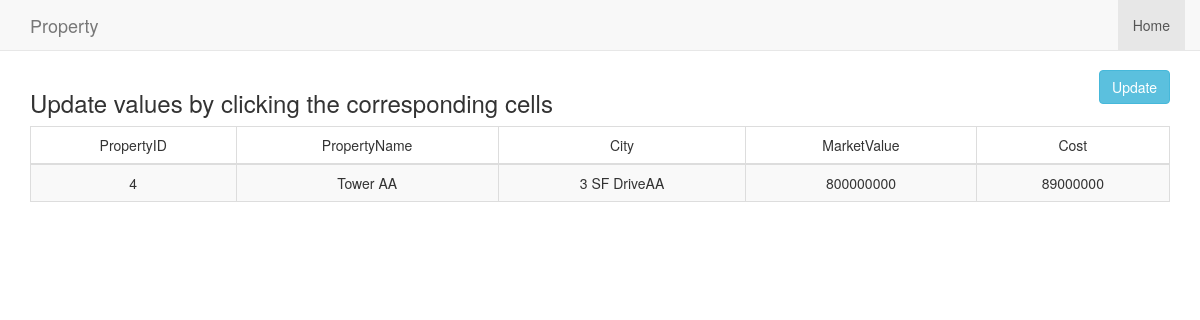
The app's page /task3_edit/4, older data.
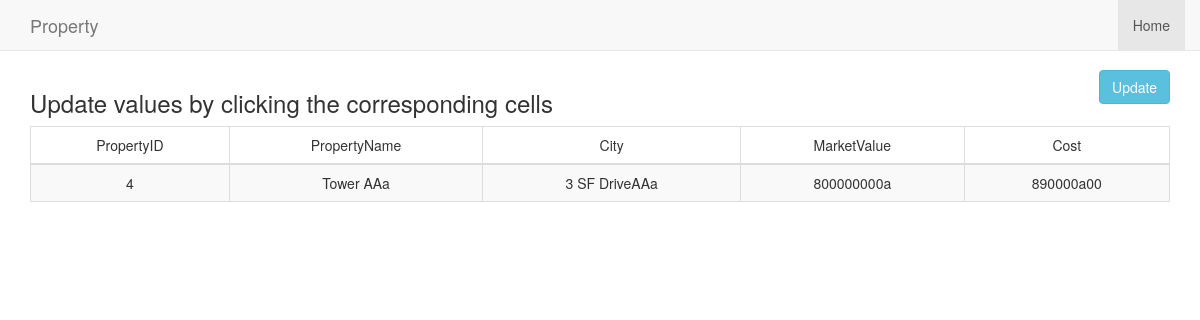
The same page, newer data.
### tables this page shows
CREATE TABLE `Property` (
	`PropertyID`	INTEGER NOT NULL PRIMARY KEY AUTOINCREMENT,
	`PropertyName`	TEXT,
	`City`	TEXT,
	`MarketValue`	NUMERIC,
	`Cost`	NUMERIC
);

### run.py (the view)
@app.route('/task3_edit/<string:id>', methods=['GET'])
def task3_edit(id):
	property_id = id
	try:
		con = sql.connect("Database.db")
		con.row_factory = sql.Row
		cur = con.cursor()
		cur.execute("SELECT * FROM Property WHERE PropertyID = ?", [property_id])
		Query1 = cur.fetchall();
	except Error as e:
		print(e)
	finally:
		return render_template("edit.html", Query1 = Query1, id = property_id)

### templates/edit.html (shortened to what this page needs)
<!doctype html>
<html>
<head>
   <link href="http://maxcdn.bootstrapcdn.com/bootstrap/3.3.5/css/bootstrap.min.css" rel="stylesheet"/>
   <body>
      <nav id="siteNav" class="navbar navbar-default navbar-fixed-top" role="navigation">
        <div class="container">
            <div class="navbar-header">
                <a class="navbar-brand" href="#">
                    Property
                </a>
            </div>
            <div class="collapse navbar-collapse" id="navbar">
                <ul class="nav navbar-nav navbar-right">
                    <li class = "active">
                        <a href="#">Home</a>
                    </li>
                </ul>
            </div>
        </div>
    </nav>
        <div class="container">
            <form method="post" novalidate="novalidate">
                    <div class="row">
                      <div class="col-sm-9">
                        <h3>Update values by clicking the corresponding cells</h3>
                      </div>
                        <div class="col-sm-3">
                           <div class="form-group">
                               <button type="submit" name="update1" id="update1" value="Update" class="btn btn-info pull-right" required="required">Update</button>
                           </div>
                        </div>
                    </div>
            </form>
        </div>
        <div class="container">
         <div class="container-fluid">
            <div class="row">
              <div class="col-6 align-self-center">
                  <table class = "table table-bordered table-striped text-center" border = 1>
                     <thead>
                        <td>PropertyID</td>
                        <td>PropertyName</td>
                        <td>City</td>
                        <td>MarketValue</td>
                        <td>Cost</td>
                     </thead>
                     {% for row in Query1 %}
                        <tr>
                           <td>{{row["PropertyID"]}}</td>
                           <td contenteditable="true" name="name" id="name">{{row["PropertyName"]}}</td>
                           <td contenteditable="true" name="city" id="city"> {{row["City"]}}</td>
                           <td contenteditable="true" name="value" id="value">{{row['MarketValue']}}</td>
                           <td contenteditable="true" name="cost" id="cost">{{row['Cost']}}</td>
                        </tr>
                     {% endfor %}
                  </table>
               </div>
            </div>
         </div>
      </div>
   </body>
</html>

Row changes from the older to the newer data that the page shows:
changed Property id 4: PropertyName "Tower AA" → "Tower AAa"; City "3 SF DriveAA" → "3 SF DriveAAa"; MarketValue "800000000" → "800000000a"; Cost "89000000" → "890000a00"
